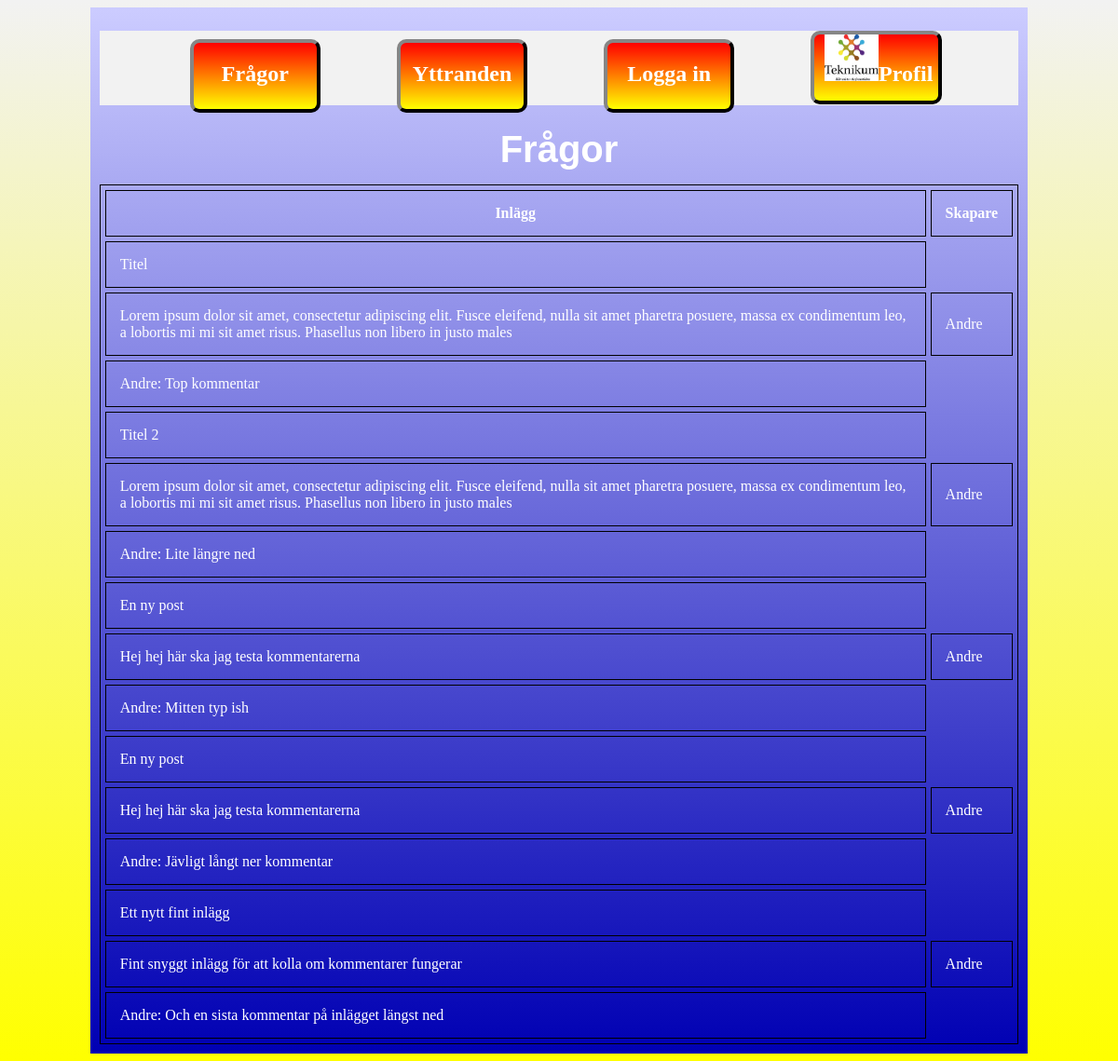
Before: /htdocs/html/index.php with the older database file.
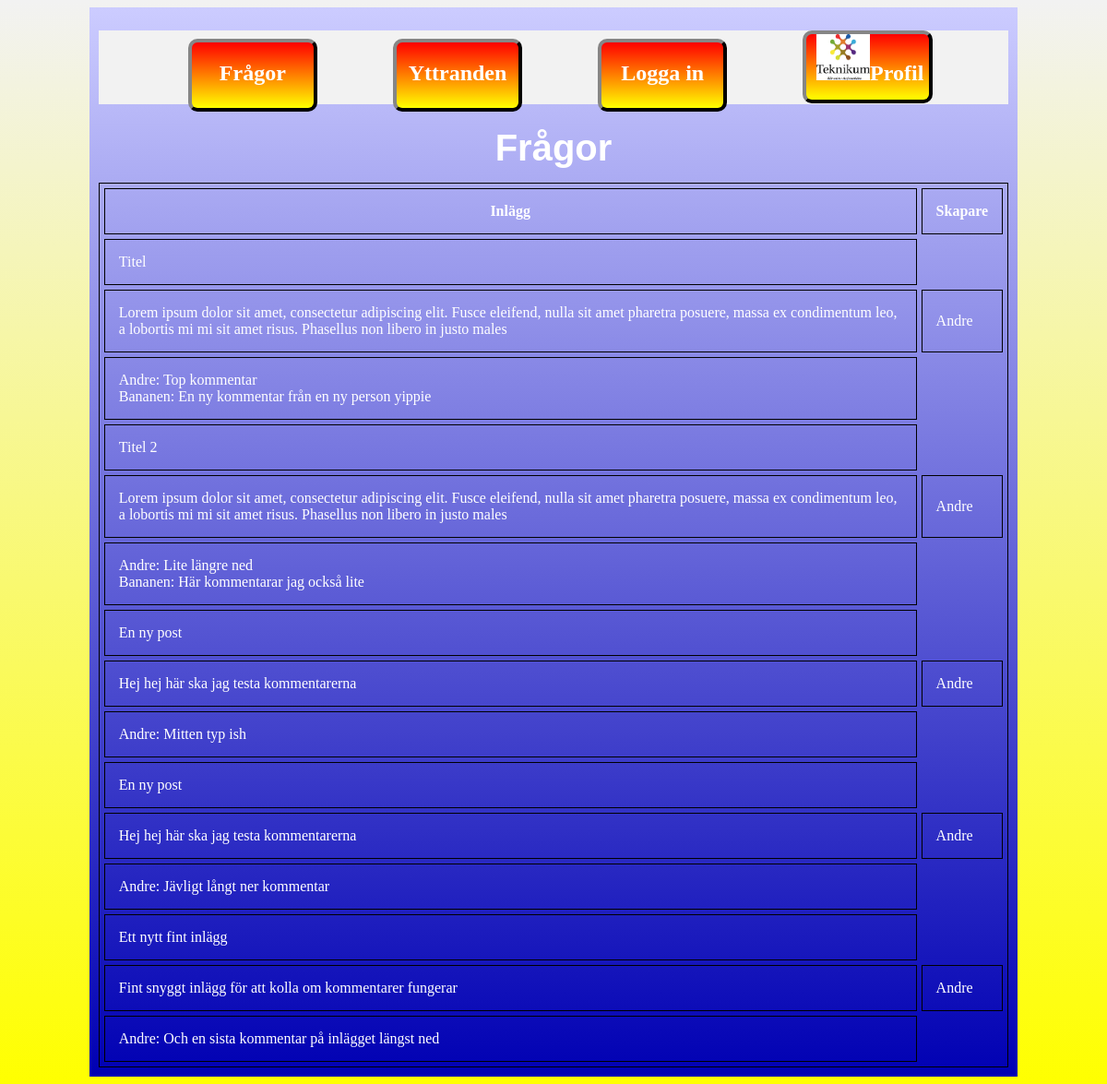
After: the same page with the newer database file.
### tables this page shows
CREATE TABLE `posts` (
  `PostID` int(30) NOT NULL,
  `skapare` int(10) NOT NULL,
  `titel` varchar(50) NOT NULL,
  `text` varchar(200) NOT NULL
);

CREATE TABLE `users` (
  `UserID` int(10) UNSIGNED NOT NULL,
  `username` varchar(20) NOT NULL,
  `password` varchar(100) NOT NULL,
  `bio` varchar(100) NOT NULL,
  `profilbild` varchar(50) NOT NULL,
  `status` int(10) NOT NULL
);

CREATE TABLE `kommentarer` (
  `KommentarID` int(100) NOT NULL,
  `PostID` int(11) NOT NULL,
  `UserID` int(11) NOT NULL,
  `text` varchar(100) NOT NULL
);

### htdocs/html/index.php (called while the page is built, shortened)
<?php
$h1 = "Frågor";
 require "../php/Templates/Template_index.php";
?>

### htdocs/php/Templates/Template_index.php (the view, shortened to what this page needs)
<?php
include"Connect.php";
$sql= "SELECT * FROM posts";
	$respost = $dbh->prepare($sql);
	$respost->execute();
	$resultpost =$respost->get_result();
?>
<!DOCTYPE html>
<html lang="sv">
  <head>
		 <link rel="stylesheet" href="../../html/css/stilmall.css">
	</head>
  <body id="index">
    <div id="wrapper">
			<main>
				<?php
				 require "../php/Meny.php";
				 require "../php/Header.php";
				?>
<table>
  <tr>
    <th>Inlägg</th>
    <th>Skapare</th>
  </tr>
  <?php
  while($row = $resultpost->fetch_assoc()) {
	$sql2= "SELECT username FROM users WHERE UserID=?";
	$res2 = $dbh->prepare($sql2);
	$res2->bind_param("i", $row['skapare']);
	$res2->execute();
	$result2 =$res2->get_result();
	$name = $result2->fetch_assoc();
	$name = $name['username'];
echo <<<Nyttinlagg
	<tr> <td>
	{$row['titel']}
	</td></tr>
	<tr><td>
    {$row['text']}
	</td><td>
	{$name}
	</td></tr>
Nyttinlagg;
	$sql= "SELECT * FROM kommentarer WHERE PostID=?";
	$reskommentar = $dbh->prepare($sql);
	$reskommentar->bind_param("i", $row['PostID']);
	$reskommentar->execute();
	$resultkommentar =$reskommentar->get_result();
	echo "<tr><td>";
	while($rowkommentar = $resultkommentar->fetch_assoc()) {
	$sqltemp = "SELECT username FROM users WHERE UserID=?";
	$restemp = $dbh->prepare($sqltemp);
	$restemp->bind_param("i", $rowkommentar['UserID']);
	$restemp->execute();
	$resulttemp =$restemp->get_result();
	$name = $resulttemp->fetch_assoc();
		echo $name['username']; echo": "; echo $rowkommentar['text'];
		echo "<br>";
	}
  echo "</td></tr>";
	}
 ?>
</table>
			</main>
		</div>
  </body>
</html>

### htdocs/php/Meny.php
<?php
if (isset($_SESSION['username'])) {
	echo $Meny2 = <<<HTML
		<nav>
	<ul>
		<li><a href="index.php">Frågor</a></li>
		<li><a href="yttranden.php">Yttranden</a></li>
		<li><a href="logout.php">Logga ut</a></li>
		<li>
		<a href="profil.php?value={$_SESSION['username']}"><img class="profilruta" src = "../html/bilder/teknikum.jpg" alt = "profilbild">Profil</a>
		</li>
	</ul>
</nav>
HTML;
} else {
	echo $Meny1 = <<<HTML
		<nav>
	<ul>
		<li><a href="index.php">Frågor</a></li>
		<li><a href="yttranden.php">Yttranden</a></li>
		<li><a href="login.php">Logga in</a></li>
		<li>
		<a href="profil.php"><img class="profilruta" src = "../html/bilder/teknikum.jpg" alt = "profilbild">Profil</a>
		</li>
	</ul>
</nav>
HTML;
}
?>

### htdocs/php/Header.php
<header>
			<h1><?php echo $h1; ?> </h1>
		</header>

### htdocs/html/css/stilmall.css (style rules this page uses)
body { background:#f2f2f2; background: linear-gradient(#f2f2f2, yellow); background-repeat:no-repeat; }
nav { background-color:#f2f2f2; color:#f2f2f2; font-size:1.5em; font-family:cursive; font-weight:bold; height:80px; width:100%; margin-top:15px; margin-bottom: 15px; }
ul { list-style-type:none; height:99%; margin-top:0; margin-bottom:0; }
header { height:70px; }
header>h1 { font-size:2.5em; font-family:Verdana, arial; text-align: center; padding-top:10px; margin:0; }
table, th, td { border: 1px solid black; }
th, td { padding: 15px; }
table { border-spacing: 5px; }
ul li { display: inline-block; height: 90%; margin-left:8%; margin-top:auto; margin-bottom:auto; background: red; background: linear-gradient(red, yellow); border: 4px outset #323232; width:14%; text-align:center; border-radius: 10px; }
.profilruta { height:70%; }
ul li:before { content: ''; display: inline-block; vertical-align: middle; height: 100%; }
ul li:first-of-type { margin-left:6%; }
ul a { text-decoration:none; }
a:link,a:visited,a:focus,a:hover,a:active { color: white; }
#wrapper { width:85%; margin:0 auto; background:#ccccff; background: linear-gradient(#ccccff, #0000b3); color:white; }
main { padding:10px; color:white; }
main:after { content:""; display:block; clear:both; }

Changed rows visible on the page:
added kommentarer: UserID.username "Bananen", text "En ny kommentar från en ny person yippie", shown under posts "Titel"
added kommentarer: UserID.username "Bananen", text "Här kommentarar jag också lite", shown under posts "Titel 2"
